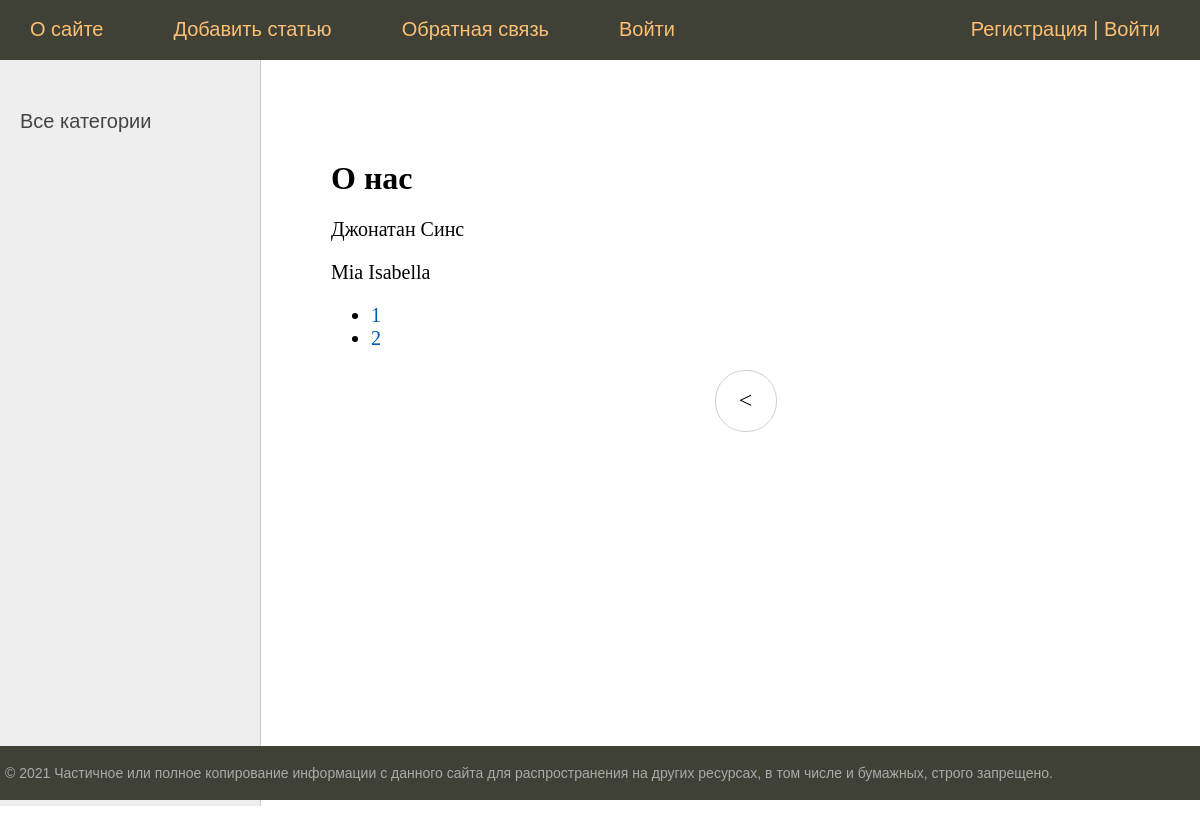
Before: /about/?page=3 with the older database file.
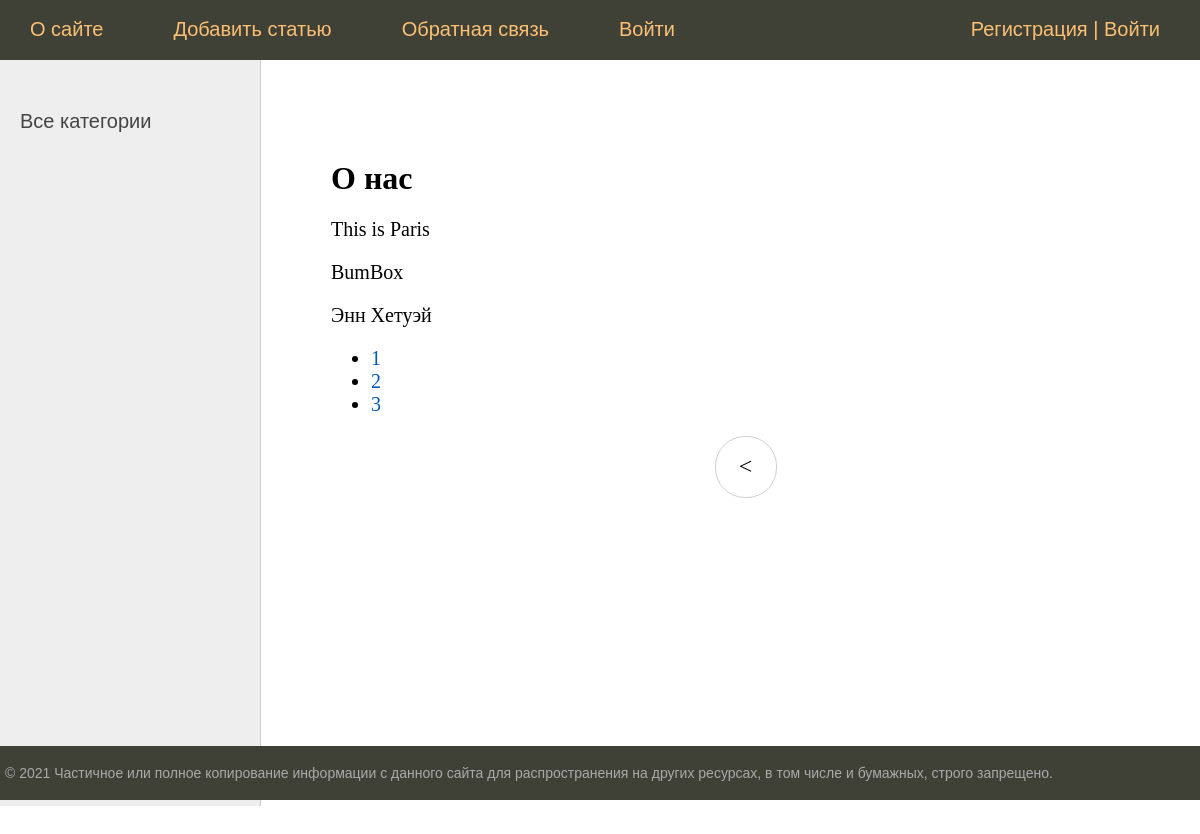
After: the same page with the newer database file.
### substation/models.py (models this page shows, shortened)
class Testing(models.Model):
    title = models.CharField(max_length=255, verbose_name='Заголовок')
    slug = models.SlugField(max_length=255, unique=True, db_index=True, verbose_name="URL")
    content = models.TextField(blank=True)
    photo = models.ImageField(upload_to="photos/%y/%m/%d/", verbose_name='Фотография')
    time_create = models.DateTimeField(auto_now_add=True, verbose_name='Время создания')
    time_update = models.DateTimeField(auto_now=True, verbose_name='Время обновления')
    is_published = models.BooleanField(default=True, verbose_name='Опубликовано')
    cat = models.ForeignKey('Category', on_delete=models.PROTECT, null=True, verbose_name='Категория')
    def __str__(self):
        return self.title
    class Meta:
        verbose_name = 'Известные женщины'
        verbose_name_plural = 'Известные женщины'
        ordering = ['time_create', 'title']

### substation/views.py (the view)
# urls.py: path('about/', about, name='about'),
def about(response):
    contact_list = Testing.objects.all()
    paginator = Paginator(contact_list, 3)
    page_number = response.GET.get('page')
    page_obj = paginator.get_page(page_number)
    return render(response, 'substation/about.html', {'page_obj': page_obj, 'menu': menu, 'title': 'О нас'})

### templates/substation/about.html
{% extends 'substation/base.html' %}
{% block content %}
    <h1>{{ title }}</h1>
    <p>
        {% for contact in page_obj %}
            <p>{{ contact }}</p>
        {% endfor %}
    </p>
    <nav>
        <ul>
            {% for p in page_obj.paginator.page_range %}
                <li>
                    <a href="?page={{ p }}"> {{ p }}</a>
                </li>
            {% endfor %}
        </ul>
    </nav>
{% endblock content %}

Changed rows visible on the page:
no longer on this page (row unchanged): Testing: title "Джонатан Синс"
no longer on this page (row unchanged): Testing: title "Mia Isabella"
added Testing: title "This is Paris"
added Testing: title "BumBox"
added Testing: title "Энн Хетуэй"
Other visible differences:
new list line: "3"
